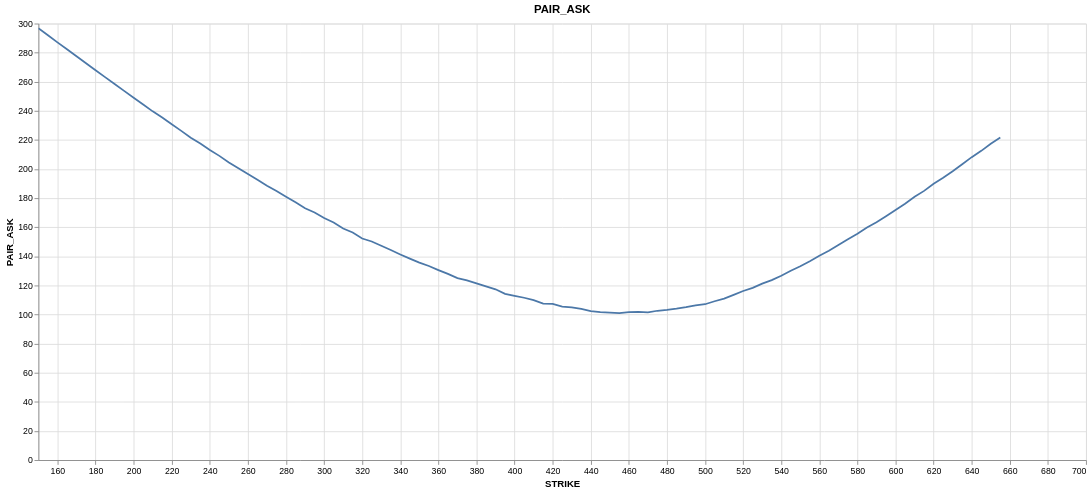

The cell this chart's notebook holds for it:
### Code cell
import altair as alt

chart_pair_ask = plot_frame.plot.line(
    x=alt.X("STRIKE:Q", title="STRIKE"),
    y=alt.Y("PAIR_ASK:Q", title="PAIR_ASK"),
).properties(
    width=1200, height=500,
    title=alt.Title("PAIR_ASK", anchor="middle"),
)

underlying = plot_frame["UNDERLYING_LAST"][0]
# print(underlying)
line = alt.Chart().mark_line().encode(
    x=alt.datum(303.55)
)

chart_pair_ask + line

### Figure 1 — Vega-Lite specification as saved in the notebook (floating-point values rounded to 4 significant figures)
{"config": {"view": {"continuousWidth": 300, "continuousHeight": 300}}, "layer": [{"data": {"name": "data-055b307267b2ba874d040909b0de2022"}, "mark": {"type": "line", "tooltip": true}, "encoding": {"x": {"field": "STRIKE", "title": "STRIKE", "type": "quantitative"}, "y": {"field": "PAIR_ASK", "title": "PAIR_ASK", "type": "quantitative"}}, "name": "view_5709411a0b713675_0", "title": {"text": "PAIR_ASK", "anchor": "middle"}}, {"data": {"name": "empty"}, "mark": {"type": "line"}, "encoding": {"x": {"datum": 303.6}}}], "height": 500, "params": [{"name": "param_1e9efca18e7a2868", "select": {"type": "interval", "encodings": ["x", "y"]}, "bind": "scales", "views": ["view_5709411a0b713675_0"]}], "width": 1200, "$schema": "https://vega.github.io/schema/vega-lite/v6.4.1.json", "datasets": {"data-055b307267b2ba874d040909b0de2022": [{"QUOTE_READTIME": "2021-08-09T16:00:00", "QUOTE_DATE": "2021-08-09T00:00:00", "UNDERLYING_LAST": 442.1, "EXPIRE_DATE": "2023-12-15T00:00:00", "DTE": 858, "C_BID": 289.5, "C_ASK": 294.5, "C_DELTA": 1.0, "STRIKE": 150.0, "STRIKE_DISTANCE": " 292.100000", "P_BID": 1.8, "P_ASK": 2.24, "P_DELTA": -0.01772, "PAIR_ASK": 296.7}, {"QUOTE_READTIME": "2021-08-09T16:00:00", "QUOTE_DATE": "2021-08-09T00:00:00", "UNDERLYING_LAST": 442.1, "EXPIRE_DATE": "2023-12-15T00:00:00", "DTE": 858, "C_BID": 284.5, "C_ASK": 289.5, "C_DELTA": 1.0, "STRIKE": 155.0, "STRIKE_DISTANCE": " 287.100000", "P_BID": 1.89, "P_ASK": 2.42, "P_DELTA": -0.01843, "PAIR_ASK": 291.9}, {"QUOTE_READTIME": "2021-08-09T16:00:00", "QUOTE_DATE": "2021-08-09T00:00:00", "UNDERLYING_LAST": 442.1, "EXPIRE_DATE": "2023-12-15T00:00:00", "DTE": 858, "C_BID": 279.5, "C_ASK": 284.5, "C_DELTA": 1.0, "STRIKE": 160.0, "STRIKE_DISTANCE": " 282.100000", "P_BID": 2.07, "P_ASK": 2.6, "P_DELTA": -0.01987, "PAIR_ASK": 287.1}, {"QUOTE_READTIME": "2021-08-09T16:00:00", "QUOTE_DATE": "2021-08-09T00:00:00", "UNDERLYING_LAST": 442.1, "EXPIRE_DATE": "2023-12-15T00:00:00", "DTE": 858, "C_BID": 274.5, "C_ASK": 279.5, "C_DELTA": 1.0, "STRIKE": 165.0, "STRIKE_DISTANCE": " 277.100000", "P_BID": 2.27, "P_ASK": 2.8, "P_DELTA": -0.02234, "PAIR_ASK": 282.3}, {"QUOTE_READTIME": "2021-08-09T16:00:00", "QUOTE_DATE": "2021-08-09T00:00:00", "UNDERLYING_LAST": 442.1, "EXPIRE_DATE": "2023-12-15T00:00:00", "DTE": 858, "C_BID": 269.5, "C_ASK": 274.5, "C_DELTA": 1.0, "STRIKE": 170.0, "STRIKE_DISTANCE": " 272.100000", "P_BID": 2.47, "P_ASK": 3.01, "P_DELTA": -0.02397, "PAIR_ASK": 277.5}, {"QUOTE_READTIME": "2021-08-09T16:00:00", "QUOTE_DATE": "2021-08-09T00:00:00", "UNDERLYING_LAST": 442.1, "EXPIRE_DATE": "2023-12-15T00:00:00", "DTE": 858, "C_BID": 264.5, "C_ASK": 269.5, "C_DELTA": 1.0, "STRIKE": 175.0, "STRIKE_DISTANCE": " 267.100000", "P_BID": 2.69, "P_ASK": 3.23, "P_DELTA": -0.02617, "PAIR_ASK": 272.7}, {"QUOTE_READTIME": "2021-08-09T16:00:00", "QUOTE_DATE": "2021-08-09T00:00:00", "UNDERLYING_LAST": 442.1, "EXPIRE_DATE": "2023-12-15T00:00:00", "DTE": 858, "C_BID": 259.5, "C_ASK": 264.5, "C_DELTA": 1.0, "STRIKE": 180.0, "STRIKE_DISTANCE": " 262.100000", "P_BID": 3.05, "P_ASK": 3.46, "P_DELTA": -0.02818, "PAIR_ASK": 268.0}, {"QUOTE_READTIME": "2021-08-09T16:00:00", "QUOTE_DATE": "2021-08-09T00:00:00", "UNDERLYING_LAST": 442.1, "EXPIRE_DATE": "2023-12-15T00:00:00", "DTE": 858, "C_BID": 254.5, "C_ASK": 259.5, "C_DELTA": 1.0, "STRIKE": 185.0, "STRIKE_DISTANCE": " 257.100000", "P_BID": 3.25, "P_ASK": 3.71, "P_DELTA": -0.03093, "PAIR_ASK": 263.2}, {"QUOTE_READTIME": "2021-08-09T16:00:00", "QUOTE_DATE": "2021-08-09T00:00:00", "UNDERLYING_LAST": 442.1, "EXPIRE_DATE": "2023-12-15T00:00:00", "DTE": 858, "C_BID": 249.5, "C_ASK": 254.5, "C_DELTA": 1.0, "STRIKE": 190.0, "STRIKE_DISTANCE": " 252.100000", "P_BID": 3.6, "P_ASK": 3.96, "P_DELTA": -0.03347, "PAIR_ASK": 258.5}, {"QUOTE_READTIME": "2021-08-09T16:00:00", "QUOTE_DATE": "2021-08-09T00:00:00", "UNDERLYING_LAST": 442.1, "EXPIRE_DATE": "2023-12-15T00:00:00", "DTE": 858, "C_BID": 244.5, "C_ASK": 249.5, "C_DELTA": 1.0, "STRIKE": 195.0, "STRIKE_DISTANCE": " 247.100000", "P_BID": 3.69, "P_ASK": 4.24, "P_DELTA": -0.03518, "PAIR_ASK": 253.7}, {"QUOTE_READTIME": "2021-08-09T16:00:00", "QUOTE_DATE": "2021-08-09T00:00:00", "UNDERLYING_LAST": 442.1, "EXPIRE_DATE": "2023-12-15T00:00:00", "DTE": 858, "C_BID": 239.5, "C_ASK": 244.5, "C_DELTA": 1.0, "STRIKE": 200.0, "STRIKE_DISTANCE": " 242.100000", "P_BID": 4.0, "P_ASK": 4.53, "P_DELTA": -0.03834, "PAIR_ASK": 249.0}, {"QUOTE_READTIME": "2021-08-09T16:00:00", "QUOTE_DATE": "2021-08-09T00:00:00", "UNDERLYING_LAST": 442.1, "EXPIRE_DATE": "2023-12-15T00:00:00", "DTE": 858, "C_BID": 234.5, "C_ASK": 239.5, "C_DELTA": 1.0, "STRIKE": 205.0, "STRIKE_DISTANCE": " 237.100000", "P_BID": 4.3, "P_ASK": 4.84, "P_DELTA": -0.04064, "PAIR_ASK": 244.3}, {"QUOTE_READTIME": "2021-08-09T16:00:00", "QUOTE_DATE": "2021-08-09T00:00:00", "UNDERLYING_LAST": 442.1, "EXPIRE_DATE": "2023-12-15T00:00:00", "DTE": 858, "C_BID": 229.5, "C_ASK": 234.5, "C_DELTA": 1.0, "STRIKE": 210.0, "STRIKE_DISTANCE": " 232.100000", "P_BID": 4.62, "P_ASK": 5.17, "P_DELTA": -0.04394, "PAIR_ASK": 239.7}, {"QUOTE_READTIME": "2021-08-09T16:00:00", "QUOTE_DATE": "2021-08-09T00:00:00", "UNDERLYING_LAST": 442.1, "EXPIRE_DATE": "2023-12-15T00:00:00", "DTE": 858, "C_BID": 224.5, "C_ASK": 230.0, "C_DELTA": 0.89, "STRIKE": 215.0, "STRIKE_DISTANCE": " 227.100000", "P_BID": 4.95, "P_ASK": 5.5, "P_DELTA": -0.04637, "PAIR_ASK": 235.5}, {"QUOTE_READTIME": "2021-08-09T16:00:00", "QUOTE_DATE": "2021-08-09T00:00:00", "UNDERLYING_LAST": 442.1, "EXPIRE_DATE": "2023-12-15T00:00:00", "DTE": 858, "C_BID": 220.0, "C_ASK": 225.0, "C_DELTA": 0.8924, "STRIKE": 220.0, "STRIKE_DISTANCE": " 222.100000", "P_BID": 5.4, "P_ASK": 5.75, "P_DELTA": -0.04972, "PAIR_ASK": 230.8}, {"QUOTE_READTIME": "2021-08-09T16:00:00", "QUOTE_DATE": "2021-08-09T00:00:00", "UNDERLYING_LAST": 442.1, "EXPIRE_DATE": "2023-12-15T00:00:00", "DTE": 858, "C_BID": 215.0, "C_ASK": 220.0, "C_DELTA": 0.8949, "STRIKE": 225.0, "STRIKE_DISTANCE": " 217.100000", "P_BID": 5.69, "P_ASK": 6.23, "P_DELTA": -0.05334, "PAIR_ASK": 226.2}, {"QUOTE_READTIME": "2021-08-09T16:00:00", "QUOTE_DATE": "2021-08-09T00:00:00", "UNDERLYING_LAST": 442.1, "EXPIRE_DATE": "2023-12-15T00:00:00", "DTE": 858, "C_BID": 210.0, "C_ASK": 215.0, "C_DELTA": 0.8975, "STRIKE": 230.0, "STRIKE_DISTANCE": " 212.100000", "P_BID": 6.09, "P_ASK": 6.59, "P_DELTA": -0.05723, "PAIR_ASK": 221.6}, {"QUOTE_READTIME": "2021-08-09T16:00:00", "QUOTE_DATE": "2021-08-09T00:00:00", "UNDERLYING_LAST": 442.1, "EXPIRE_DATE": "2023-12-15T00:00:00", "DTE": 858, "C_BID": 205.0, "C_ASK": 210.5, "C_DELTA": 0.8985, "STRIKE": 235.0, "STRIKE_DISTANCE": " 207.100000", "P_BID": 6.51, "P_ASK": 7.01, "P_DELTA": -0.06065, "PAIR_ASK": 217.5}, {"QUOTE_READTIME": "2021-08-09T16:00:00", "QUOTE_DATE": "2021-08-09T00:00:00", "UNDERLYING_LAST": 442.1, "EXPIRE_DATE": "2023-12-15T00:00:00", "DTE": 858, "C_BID": 200.5, "C_ASK": 205.5, "C_DELTA": 0.9001, "STRIKE": 240.0, "STRIKE_DISTANCE": " 202.100000", "P_BID": 6.79, "P_ASK": 7.61, "P_DELTA": -0.06509, "PAIR_ASK": 213.1}, {"QUOTE_READTIME": "2021-08-09T16:00:00", "QUOTE_DATE": "2021-08-09T00:00:00", "UNDERLYING_LAST": 442.1, "EXPIRE_DATE": "2023-12-15T00:00:00", "DTE": 858, "C_BID": 196.0, "C_ASK": 201.0, "C_DELTA": 0.8993, "STRIKE": 245.0, "STRIKE_DISTANCE": " 197.100000", "P_BID": 7.28, "P_ASK": 8.07, "P_DELTA": -0.06953, "PAIR_ASK": 209.1}, {"QUOTE_READTIME": "2021-08-09T16:00:00", "QUOTE_DATE": "2021-08-09T00:00:00", "UNDERLYING_LAST": 442.1, "EXPIRE_DATE": "2023-12-15T00:00:00", "DTE": 858, "C_BID": 191.0, "C_ASK": 196.0, "C_DELTA": 0.9015, "STRIKE": 250.0, "STRIKE_DISTANCE": " 192.100000", "P_BID": 7.71, "P_ASK": 8.54, "P_DELTA": -0.07312, "PAIR_ASK": 204.5}, {"QUOTE_READTIME": "2021-08-09T16:00:00", "QUOTE_DATE": "2021-08-09T00:00:00", "UNDERLYING_LAST": 442.1, "EXPIRE_DATE": "2023-12-15T00:00:00", "DTE": 858, "C_BID": 186.5, "C_ASK": 191.5, "C_DELTA": 0.9001, "STRIKE": 255.0, "STRIKE_DISTANCE": " 187.100000", "P_BID": 8.23, "P_ASK": 9.04, "P_DELTA": -0.07852, "PAIR_ASK": 200.5}, {"QUOTE_READTIME": "2021-08-09T16:00:00", "QUOTE_DATE": "2021-08-09T00:00:00", "UNDERLYING_LAST": 442.1, "EXPIRE_DATE": "2023-12-15T00:00:00", "DTE": 858, "C_BID": 182.0, "C_ASK": 187.0, "C_DELTA": 0.8994, "STRIKE": 260.0, "STRIKE_DISTANCE": " 182.100000", "P_BID": 8.79, "P_ASK": 9.56, "P_DELTA": -0.08285, "PAIR_ASK": 196.6}, {"QUOTE_READTIME": "2021-08-09T16:00:00", "QUOTE_DATE": "2021-08-09T00:00:00", "UNDERLYING_LAST": 442.1, "EXPIRE_DATE": "2023-12-15T00:00:00", "DTE": 858, "C_BID": 177.5, "C_ASK": 182.5, "C_DELTA": 0.8972, "STRIKE": 265.0, "STRIKE_DISTANCE": " 177.100000", "P_BID": 9.43, "P_ASK": 10.11, "P_DELTA": -0.08869, "PAIR_ASK": 192.6}, {"QUOTE_READTIME": "2021-08-09T16:00:00", "QUOTE_DATE": "2021-08-09T00:00:00", "UNDERLYING_LAST": 442.1, "EXPIRE_DATE": "2023-12-15T00:00:00", "DTE": 858, "C_BID": 173.0, "C_ASK": 178.0, "C_DELTA": 0.8945, "STRIKE": 270.0, "STRIKE_DISTANCE": " 172.100000", "P_BID": 9.98, "P_ASK": 10.58, "P_DELTA": -0.09284, "PAIR_ASK": 188.6}, {"QUOTE_READTIME": "2021-08-09T16:00:00", "QUOTE_DATE": "2021-08-09T00:00:00", "UNDERLYING_LAST": 442.1, "EXPIRE_DATE": "2023-12-15T00:00:00", "DTE": 858, "C_BID": 168.5, "C_ASK": 173.5, "C_DELTA": 0.8928, "STRIKE": 275.0, "STRIKE_DISTANCE": " 167.100000", "P_BID": 10.63, "P_ASK": 11.45, "P_DELTA": -0.09929, "PAIR_ASK": 184.9}, {"QUOTE_READTIME": "2021-08-09T16:00:00", "QUOTE_DATE": "2021-08-09T00:00:00", "UNDERLYING_LAST": 442.1, "EXPIRE_DATE": "2023-12-15T00:00:00", "DTE": 858, "C_BID": 164.0, "C_ASK": 169.0, "C_DELTA": 0.8896, "STRIKE": 280.0, "STRIKE_DISTANCE": " 162.100000", "P_BID": 11.28, "P_ASK": 12.02, "P_DELTA": -0.1052, "PAIR_ASK": 181.0}, {"QUOTE_READTIME": "2021-08-09T16:00:00", "QUOTE_DATE": "2021-08-09T00:00:00", "UNDERLYING_LAST": 442.1, "EXPIRE_DATE": "2023-12-15T00:00:00", "DTE": 858, "C_BID": 159.5, "C_ASK": 164.5, "C_DELTA": 0.8862, "STRIKE": 285.0, "STRIKE_DISTANCE": " 157.100000", "P_BID": 11.98, "P_ASK": 12.77, "P_DELTA": -0.1115, "PAIR_ASK": 177.3}, {"QUOTE_READTIME": "2021-08-09T16:00:00", "QUOTE_DATE": "2021-08-09T00:00:00", "UNDERLYING_LAST": 442.1, "EXPIRE_DATE": "2023-12-15T00:00:00", "DTE": 858, "C_BID": 155.0, "C_ASK": 160.0, "C_DELTA": 0.8833, "STRIKE": 290.0, "STRIKE_DISTANCE": " 152.100000", "P_BID": 12.68, "P_ASK": 13.08, "P_DELTA": -0.1168, "PAIR_ASK": 173.1}, {"QUOTE_READTIME": "2021-08-09T16:00:00", "QUOTE_DATE": "2021-08-09T00:00:00", "UNDERLYING_LAST": 442.1, "EXPIRE_DATE": "2023-12-15T00:00:00", "DTE": 858, "C_BID": 151.0, "C_ASK": 156.0, "C_DELTA": 0.8756, "STRIKE": 295.0, "STRIKE_DISTANCE": " 147.100000", "P_BID": 13.41, "P_ASK": 14.21, "P_DELTA": -0.1239, "PAIR_ASK": 170.2}, {"QUOTE_READTIME": "2021-08-09T16:00:00", "QUOTE_DATE": "2021-08-09T00:00:00", "UNDERLYING_LAST": 442.1, "EXPIRE_DATE": "2023-12-15T00:00:00", "DTE": 858, "C_BID": 148.0, "C_ASK": 151.5, "C_DELTA": 0.8677, "STRIKE": 300.0, "STRIKE_DISTANCE": " 142.100000", "P_BID": 14.18, "P_ASK": 14.88, "P_DELTA": -0.1301, "PAIR_ASK": 166.4}, {"QUOTE_READTIME": "2021-08-09T16:00:00", "QUOTE_DATE": "2021-08-09T00:00:00", "UNDERLYING_LAST": 442.1, "EXPIRE_DATE": "2023-12-15T00:00:00", "DTE": 858, "C_BID": 142.5, "C_ASK": 147.5, "C_DELTA": 0.8642, "STRIKE": 305.0, "STRIKE_DISTANCE": " 137.100000", "P_BID": 14.97, "P_ASK": 15.78, "P_DELTA": -0.1376, "PAIR_ASK": 163.3}, {"QUOTE_READTIME": "2021-08-09T16:00:00", "QUOTE_DATE": "2021-08-09T00:00:00", "UNDERLYING_LAST": 442.1, "EXPIRE_DATE": "2023-12-15T00:00:00", "DTE": 858, "C_BID": 141.0, "C_ASK": 142.5, "C_DELTA": 0.8521, "STRIKE": 310.0, "STRIKE_DISTANCE": " 132.100000", "P_BID": 15.85, "P_ASK": 16.62, "P_DELTA": -0.1456, "PAIR_ASK": 159.2}, {"QUOTE_READTIME": "2021-08-09T16:00:00", "QUOTE_DATE": "2021-08-09T00:00:00", "UNDERLYING_LAST": 442.1, "EXPIRE_DATE": "2023-12-15T00:00:00", "DTE": 858, "C_BID": 134.0, "C_ASK": 139.0, "C_DELTA": 0.8518, "STRIKE": 315.0, "STRIKE_DISTANCE": " 127.100000", "P_BID": 16.65, "P_ASK": 17.4, "P_DELTA": -0.1526, "PAIR_ASK": 156.4}, {"QUOTE_READTIME": "2021-08-09T16:00:00", "QUOTE_DATE": "2021-08-09T00:00:00", "UNDERLYING_LAST": 442.1, "EXPIRE_DATE": "2023-12-15T00:00:00", "DTE": 858, "C_BID": 132.5, "C_ASK": 134.0, "C_DELTA": 0.8398, "STRIKE": 320.0, "STRIKE_DISTANCE": " 122.100000", "P_BID": 17.53, "P_ASK": 18.31, "P_DELTA": -0.1604, "PAIR_ASK": 152.3}, {"QUOTE_READTIME": "2021-08-09T16:00:00", "QUOTE_DATE": "2021-08-09T00:00:00", "UNDERLYING_LAST": 442.1, "EXPIRE_DATE": "2023-12-15T00:00:00", "DTE": 858, "C_BID": 126.0, "C_ASK": 131.0, "C_DELTA": 0.8353, "STRIKE": 325.0, "STRIKE_DISTANCE": " 117.100000", "P_BID": 18.44, "P_ASK": 19.23, "P_DELTA": -0.1684, "PAIR_ASK": 150.2}, {"QUOTE_READTIME": "2021-08-09T16:00:00", "QUOTE_DATE": "2021-08-09T00:00:00", "UNDERLYING_LAST": 442.1, "EXPIRE_DATE": "2023-12-15T00:00:00", "DTE": 858, "C_BID": 122.0, "C_ASK": 127.0, "C_DELTA": 0.8262, "STRIKE": 330.0, "STRIKE_DISTANCE": " 112.100000", "P_BID": 19.42, "P_ASK": 20.31, "P_DELTA": -0.1775, "PAIR_ASK": 147.3}, {"QUOTE_READTIME": "2021-08-09T16:00:00", "QUOTE_DATE": "2021-08-09T00:00:00", "UNDERLYING_LAST": 442.1, "EXPIRE_DATE": "2023-12-15T00:00:00", "DTE": 858, "C_BID": 118.0, "C_ASK": 123.0, "C_DELTA": 0.8175, "STRIKE": 335.0, "STRIKE_DISTANCE": " 107.100000", "P_BID": 20.43, "P_ASK": 21.36, "P_DELTA": -0.1864, "PAIR_ASK": 144.4}, {"QUOTE_READTIME": "2021-08-09T16:00:00", "QUOTE_DATE": "2021-08-09T00:00:00", "UNDERLYING_LAST": 442.1, "EXPIRE_DATE": "2023-12-15T00:00:00", "DTE": 858, "C_BID": 114.0, "C_ASK": 119.0, "C_DELTA": 0.8089, "STRIKE": 340.0, "STRIKE_DISTANCE": " 102.100000", "P_BID": 21.48, "P_ASK": 22.34, "P_DELTA": -0.195, "PAIR_ASK": 141.3}, {"QUOTE_READTIME": "2021-08-09T16:00:00", "QUOTE_DATE": "2021-08-09T00:00:00", "UNDERLYING_LAST": 442.1, "EXPIRE_DATE": "2023-12-15T00:00:00", "DTE": 858, "C_BID": 110.0, "C_ASK": 115.0, "C_DELTA": 0.7998, "STRIKE": 345.0, "STRIKE_DISTANCE": " 97.100000", "P_BID": 22.56, "P_ASK": 23.44, "P_DELTA": -0.2044, "PAIR_ASK": 138.4}, {"QUOTE_READTIME": "2021-08-09T16:00:00", "QUOTE_DATE": "2021-08-09T00:00:00", "UNDERLYING_LAST": 442.1, "EXPIRE_DATE": "2023-12-15T00:00:00", "DTE": 858, "C_BID": 106.0, "C_ASK": 111.0, "C_DELTA": 0.7895, "STRIKE": 350.0, "STRIKE_DISTANCE": " 92.100000", "P_BID": 23.71, "P_ASK": 24.68, "P_DELTA": -0.2141, "PAIR_ASK": 135.7}, {"QUOTE_READTIME": "2021-08-09T16:00:00", "QUOTE_DATE": "2021-08-09T00:00:00", "UNDERLYING_LAST": 442.1, "EXPIRE_DATE": "2023-12-15T00:00:00", "DTE": 858, "C_BID": 102.5, "C_ASK": 107.5, "C_DELTA": 0.7788, "STRIKE": 355.0, "STRIKE_DISTANCE": " 87.100000", "P_BID": 24.81, "P_ASK": 25.86, "P_DELTA": -0.2242, "PAIR_ASK": 133.4}, {"QUOTE_READTIME": "2021-08-09T16:00:00", "QUOTE_DATE": "2021-08-09T00:00:00", "UNDERLYING_LAST": 442.1, "EXPIRE_DATE": "2023-12-15T00:00:00", "DTE": 858, "C_BID": 98.5, "C_ASK": 103.5, "C_DELTA": 0.7683, "STRIKE": 360.0, "STRIKE_DISTANCE": " 82.100000", "P_BID": 25.99, "P_ASK": 27.07, "P_DELTA": -0.2348, "PAIR_ASK": 130.6}, {"QUOTE_READTIME": "2021-08-09T16:00:00", "QUOTE_DATE": "2021-08-09T00:00:00", "UNDERLYING_LAST": 442.1, "EXPIRE_DATE": "2023-12-15T00:00:00", "DTE": 858, "C_BID": 95.75, "C_ASK": 99.6, "C_DELTA": 0.7558, "STRIKE": 365.0, "STRIKE_DISTANCE": " 77.100000", "P_BID": 27.23, "P_ASK": 28.34, "P_DELTA": -0.2448, "PAIR_ASK": 127.9}, {"QUOTE_READTIME": "2021-08-09T16:00:00", "QUOTE_DATE": "2021-08-09T00:00:00", "UNDERLYING_LAST": 442.1, "EXPIRE_DATE": "2023-12-15T00:00:00", "DTE": 858, "C_BID": 92.06, "C_ASK": 96.0, "C_DELTA": 0.7442, "STRIKE": 370.0, "STRIKE_DISTANCE": " 72.100000", "P_BID": 28.49, "P_ASK": 29.02, "P_DELTA": -0.2554, "PAIR_ASK": 125.0}, {"QUOTE_READTIME": "2021-08-09T16:00:00", "QUOTE_DATE": "2021-08-09T00:00:00", "UNDERLYING_LAST": 442.1, "EXPIRE_DATE": "2023-12-15T00:00:00", "DTE": 858, "C_BID": 88.48, "C_ASK": 92.5, "C_DELTA": 0.7316, "STRIKE": 375.0, "STRIKE_DISTANCE": " 67.100000", "P_BID": 29.81, "P_ASK": 31.01, "P_DELTA": -0.2677, "PAIR_ASK": 123.5}, {"QUOTE_READTIME": "2021-08-09T16:00:00", "QUOTE_DATE": "2021-08-09T00:00:00", "UNDERLYING_LAST": 442.1, "EXPIRE_DATE": "2023-12-15T00:00:00", "DTE": 858, "C_BID": 84.94, "C_ASK": 89.0, "C_DELTA": 0.7198, "STRIKE": 380.0, "STRIKE_DISTANCE": " 62.100000", "P_BID": 31.18, "P_ASK": 32.41, "P_DELTA": -0.2789, "PAIR_ASK": 121.4}, {"QUOTE_READTIME": "2021-08-09T16:00:00", "QUOTE_DATE": "2021-08-09T00:00:00", "UNDERLYING_LAST": 442.1, "EXPIRE_DATE": "2023-12-15T00:00:00", "DTE": 858, "C_BID": 81.46, "C_ASK": 85.5, "C_DELTA": 0.7069, "STRIKE": 385.0, "STRIKE_DISTANCE": " 57.100000", "P_BID": 32.58, "P_ASK": 33.85, "P_DELTA": -0.2906, "PAIR_ASK": 119.3}, {"QUOTE_READTIME": "2021-08-09T16:00:00", "QUOTE_DATE": "2021-08-09T00:00:00", "UNDERLYING_LAST": 442.1, "EXPIRE_DATE": "2023-12-15T00:00:00", "DTE": 858, "C_BID": 78.4, "C_ASK": 82.0, "C_DELTA": 0.6932, "STRIKE": 390.0, "STRIKE_DISTANCE": " 52.100000", "P_BID": 34.04, "P_ASK": 35.36, "P_DELTA": -0.3034, "PAIR_ASK": 117.4}, {"QUOTE_READTIME": "2021-08-09T16:00:00", "QUOTE_DATE": "2021-08-09T00:00:00", "UNDERLYING_LAST": 442.1, "EXPIRE_DATE": "2023-12-15T00:00:00", "DTE": 858, "C_BID": 75.32, "C_ASK": 77.37, "C_DELTA": 0.6808, "STRIKE": 395.0, "STRIKE_DISTANCE": " 47.100000", "P_BID": 35.56, "P_ASK": 36.91, "P_DELTA": -0.3158, "PAIR_ASK": 114.3}, {"QUOTE_READTIME": "2021-08-09T16:00:00", "QUOTE_DATE": "2021-08-09T00:00:00", "UNDERLYING_LAST": 442.1, "EXPIRE_DATE": "2023-12-15T00:00:00", "DTE": 858, "C_BID": 72.02, "C_ASK": 74.85, "C_DELTA": 0.667, "STRIKE": 400.0, "STRIKE_DISTANCE": " 42.100000", "P_BID": 37.14, "P_ASK": 38.04, "P_DELTA": -0.3286, "PAIR_ASK": 112.9}, {"QUOTE_READTIME": "2021-08-09T16:00:00", "QUOTE_DATE": "2021-08-09T00:00:00", "UNDERLYING_LAST": 442.1, "EXPIRE_DATE": "2023-12-15T00:00:00", "DTE": 858, "C_BID": 68.73, "C_ASK": 71.4, "C_DELTA": 0.6522, "STRIKE": 405.0, "STRIKE_DISTANCE": " 37.100000", "P_BID": 38.78, "P_ASK": 40.17, "P_DELTA": -0.3421, "PAIR_ASK": 111.6}, {"QUOTE_READTIME": "2021-08-09T16:00:00", "QUOTE_DATE": "2021-08-09T00:00:00", "UNDERLYING_LAST": 442.1, "EXPIRE_DATE": "2023-12-15T00:00:00", "DTE": 858, "C_BID": 65.43, "C_ASK": 68.09, "C_DELTA": 0.638, "STRIKE": 410.0, "STRIKE_DISTANCE": " 32.100000", "P_BID": 40.45, "P_ASK": 41.88, "P_DELTA": -0.3563, "PAIR_ASK": 110.0}, {"QUOTE_READTIME": "2021-08-09T16:00:00", "QUOTE_DATE": "2021-08-09T00:00:00", "UNDERLYING_LAST": 442.1, "EXPIRE_DATE": "2023-12-15T00:00:00", "DTE": 858, "C_BID": 62.33, "C_ASK": 63.85, "C_DELTA": 0.6237, "STRIKE": 415.0, "STRIKE_DISTANCE": " 27.100000", "P_BID": 42.14, "P_ASK": 43.67, "P_DELTA": -0.3708, "PAIR_ASK": 107.5}, {"QUOTE_READTIME": "2021-08-09T16:00:00", "QUOTE_DATE": "2021-08-09T00:00:00", "UNDERLYING_LAST": 442.1, "EXPIRE_DATE": "2023-12-15T00:00:00", "DTE": 858, "C_BID": 60.0, "C_ASK": 61.75, "C_DELTA": 0.6085, "STRIKE": 420.0, "STRIKE_DISTANCE": " 22.100000", "P_BID": 44.0, "P_ASK": 45.52, "P_DELTA": -0.3854, "PAIR_ASK": 107.3}, {"QUOTE_READTIME": "2021-08-09T16:00:00", "QUOTE_DATE": "2021-08-09T00:00:00", "UNDERLYING_LAST": 442.1, "EXPIRE_DATE": "2023-12-15T00:00:00", "DTE": 858, "C_BID": 56.52, "C_ASK": 58.47, "C_DELTA": 0.593, "STRIKE": 425.0, "STRIKE_DISTANCE": " 17.100000", "P_BID": 45.87, "P_ASK": 47.0, "P_DELTA": -0.4, "PAIR_ASK": 105.5}, {"QUOTE_READTIME": "2021-08-09T16:00:00", "QUOTE_DATE": "2021-08-09T00:00:00", "UNDERLYING_LAST": 442.1, "EXPIRE_DATE": "2023-12-15T00:00:00", "DTE": 858, "C_BID": 53.3, "C_ASK": 55.58, "C_DELTA": 0.5766, "STRIKE": 430.0, "STRIKE_DISTANCE": " 12.100000", "P_BID": 47.83, "P_ASK": 49.41, "P_DELTA": -0.4157, "PAIR_ASK": 105.0}, {"QUOTE_READTIME": "2021-08-09T16:00:00", "QUOTE_DATE": "2021-08-09T00:00:00", "UNDERLYING_LAST": 442.1, "EXPIRE_DATE": "2023-12-15T00:00:00", "DTE": 858, "C_BID": 50.39, "C_ASK": 52.45, "C_DELTA": 0.5603, "STRIKE": 435.0, "STRIKE_DISTANCE": " 7.100000", "P_BID": 49.77, "P_ASK": 51.47, "P_DELTA": -0.431, "PAIR_ASK": 103.9}, {"QUOTE_READTIME": "2021-08-09T16:00:00", "QUOTE_DATE": "2021-08-09T00:00:00", "UNDERLYING_LAST": 442.1, "EXPIRE_DATE": "2023-12-15T00:00:00", "DTE": 858, "C_BID": 48.11, "C_ASK": 48.83, "C_DELTA": 0.5438, "STRIKE": 440.0, "STRIKE_DISTANCE": " 2.100000", "P_BID": 51.85, "P_ASK": 53.59, "P_DELTA": -0.4466, "PAIR_ASK": 102.4}, {"QUOTE_READTIME": "2021-08-09T16:00:00", "QUOTE_DATE": "2021-08-09T00:00:00", "UNDERLYING_LAST": 442.1, "EXPIRE_DATE": "2023-12-15T00:00:00", "DTE": 858, "C_BID": 45.0, "C_ASK": 46.08, "C_DELTA": 0.5265, "STRIKE": 445.0, "STRIKE_DISTANCE": " 2.900000", "P_BID": 54.25, "P_ASK": 55.59, "P_DELTA": -0.463, "PAIR_ASK": 101.7}, {"QUOTE_READTIME": "2021-08-09T16:00:00", "QUOTE_DATE": "2021-08-09T00:00:00", "UNDERLYING_LAST": 442.1, "EXPIRE_DATE": "2023-12-15T00:00:00", "DTE": 858, "C_BID": 42.36, "C_ASK": 43.25, "C_DELTA": 0.5098, "STRIKE": 450.0, "STRIKE_DISTANCE": " 7.900000", "P_BID": 56.5, "P_ASK": 58.1, "P_DELTA": -0.4793, "PAIR_ASK": 101.3}, {"QUOTE_READTIME": "2021-08-09T16:00:00", "QUOTE_DATE": "2021-08-09T00:00:00", "UNDERLYING_LAST": 442.1, "EXPIRE_DATE": "2023-12-15T00:00:00", "DTE": 858, "C_BID": 39.55, "C_ASK": 40.6, "C_DELTA": 0.4925, "STRIKE": 455.0, "STRIKE_DISTANCE": " 12.900000", "P_BID": 58.38, "P_ASK": 60.42, "P_DELTA": -0.4975, "PAIR_ASK": 101.0}, {"QUOTE_READTIME": "2021-08-09T16:00:00", "QUOTE_DATE": "2021-08-09T00:00:00", "UNDERLYING_LAST": 442.1, "EXPIRE_DATE": "2023-12-15T00:00:00", "DTE": 858, "C_BID": 37.07, "C_ASK": 38.89, "C_DELTA": 0.475, "STRIKE": 460.0, "STRIKE_DISTANCE": " 17.900000", "P_BID": 60.75, "P_ASK": 62.86, "P_DELTA": -0.5142, "PAIR_ASK": 101.8}, {"QUOTE_READTIME": "2021-08-09T16:00:00", "QUOTE_DATE": "2021-08-09T00:00:00", "UNDERLYING_LAST": 442.1, "EXPIRE_DATE": "2023-12-15T00:00:00", "DTE": 858, "C_BID": 34.57, "C_ASK": 36.4, "C_DELTA": 0.4576, "STRIKE": 465.0, "STRIKE_DISTANCE": " 22.900000", "P_BID": 63.21, "P_ASK": 65.4, "P_DELTA": -0.532, "PAIR_ASK": 101.8}, {"QUOTE_READTIME": "2021-08-09T16:00:00", "QUOTE_DATE": "2021-08-09T00:00:00", "UNDERLYING_LAST": 442.1, "EXPIRE_DATE": "2023-12-15T00:00:00", "DTE": 858, "C_BID": 32.34, "C_ASK": 33.46, "C_DELTA": 0.4393, "STRIKE": 470.0, "STRIKE_DISTANCE": " 27.900000", "P_BID": 65.72, "P_ASK": 68.06, "P_DELTA": -0.5498, "PAIR_ASK": 101.5}, {"QUOTE_READTIME": "2021-08-09T16:00:00", "QUOTE_DATE": "2021-08-09T00:00:00", "UNDERLYING_LAST": 442.1, "EXPIRE_DATE": "2023-12-15T00:00:00", "DTE": 858, "C_BID": 30.1, "C_ASK": 31.82, "C_DELTA": 0.4221, "STRIKE": 475.0, "STRIKE_DISTANCE": " 32.900000", "P_BID": 68.38, "P_ASK": 70.8, "P_DELTA": -0.5672, "PAIR_ASK": 102.6}, {"QUOTE_READTIME": "2021-08-09T16:00:00", "QUOTE_DATE": "2021-08-09T00:00:00", "UNDERLYING_LAST": 442.1, "EXPIRE_DATE": "2023-12-15T00:00:00", "DTE": 858, "C_BID": 27.95, "C_ASK": 29.6, "C_DELTA": 0.4038, "STRIKE": 480.0, "STRIKE_DISTANCE": " 37.900000", "P_BID": 71.12, "P_ASK": 73.64, "P_DELTA": -0.5854, "PAIR_ASK": 103.2}, {"QUOTE_READTIME": "2021-08-09T16:00:00", "QUOTE_DATE": "2021-08-09T00:00:00", "UNDERLYING_LAST": 442.1, "EXPIRE_DATE": "2023-12-15T00:00:00", "DTE": 858, "C_BID": 25.97, "C_ASK": 27.47, "C_DELTA": 0.386, "STRIKE": 485.0, "STRIKE_DISTANCE": " 42.900000", "P_BID": 74.0, "P_ASK": 76.57, "P_DELTA": -0.6027, "PAIR_ASK": 104.0}, {"QUOTE_READTIME": "2021-08-09T16:00:00", "QUOTE_DATE": "2021-08-09T00:00:00", "UNDERLYING_LAST": 442.1, "EXPIRE_DATE": "2023-12-15T00:00:00", "DTE": 858, "C_BID": 24.06, "C_ASK": 25.48, "C_DELTA": 0.3686, "STRIKE": 490.0, "STRIKE_DISTANCE": " 47.900000", "P_BID": 76.92, "P_ASK": 79.6, "P_DELTA": -0.6211, "PAIR_ASK": 105.1}, {"QUOTE_READTIME": "2021-08-09T16:00:00", "QUOTE_DATE": "2021-08-09T00:00:00", "UNDERLYING_LAST": 442.1, "EXPIRE_DATE": "2023-12-15T00:00:00", "DTE": 858, "C_BID": 22.19, "C_ASK": 23.64, "C_DELTA": 0.35, "STRIKE": 495.0, "STRIKE_DISTANCE": " 52.900000", "P_BID": 79.9, "P_ASK": 82.73, "P_DELTA": -0.6389, "PAIR_ASK": 106.4}, {"QUOTE_READTIME": "2021-08-09T16:00:00", "QUOTE_DATE": "2021-08-09T00:00:00", "UNDERLYING_LAST": 442.1, "EXPIRE_DATE": "2023-12-15T00:00:00", "DTE": 858, "C_BID": 20.9, "C_ASK": 21.15, "C_DELTA": 0.3325, "STRIKE": 500.0, "STRIKE_DISTANCE": " 57.900000", "P_BID": 83.06, "P_ASK": 85.96, "P_DELTA": -0.6571, "PAIR_ASK": 107.1}, {"QUOTE_READTIME": "2021-08-09T16:00:00", "QUOTE_DATE": "2021-08-09T00:00:00", "UNDERLYING_LAST": 442.1, "EXPIRE_DATE": "2023-12-15T00:00:00", "DTE": 858, "C_BID": 18.91, "C_ASK": 19.8, "C_DELTA": 0.3141, "STRIKE": 505.0, "STRIKE_DISTANCE": " 62.900000", "P_BID": 86.28, "P_ASK": 89.33, "P_DELTA": -0.6744, "PAIR_ASK": 109.1}, {"QUOTE_READTIME": "2021-08-09T16:00:00", "QUOTE_DATE": "2021-08-09T00:00:00", "UNDERLYING_LAST": 442.1, "EXPIRE_DATE": "2023-12-15T00:00:00", "DTE": 858, "C_BID": 17.37, "C_ASK": 18.0, "C_DELTA": 0.2969, "STRIKE": 510.0, "STRIKE_DISTANCE": " 67.900000", "P_BID": 88.98, "P_ASK": 93.0, "P_DELTA": -0.6938, "PAIR_ASK": 111.0}, {"QUOTE_READTIME": "2021-08-09T16:00:00", "QUOTE_DATE": "2021-08-09T00:00:00", "UNDERLYING_LAST": 442.1, "EXPIRE_DATE": "2023-12-15T00:00:00", "DTE": 858, "C_BID": 15.96, "C_ASK": 17.05, "C_DELTA": 0.2819, "STRIKE": 515.0, "STRIKE_DISTANCE": " 72.900000", "P_BID": 92.42, "P_ASK": 96.5, "P_DELTA": -0.7109, "PAIR_ASK": 113.5}, {"QUOTE_READTIME": "2021-08-09T16:00:00", "QUOTE_DATE": "2021-08-09T00:00:00", "UNDERLYING_LAST": 442.1, "EXPIRE_DATE": "2023-12-15T00:00:00", "DTE": 858, "C_BID": 14.63, "C_ASK": 15.69, "C_DELTA": 0.2662, "STRIKE": 520.0, "STRIKE_DISTANCE": " 77.900000", "P_BID": 95.96, "P_ASK": 100.5, "P_DELTA": -0.7263, "PAIR_ASK": 116.2}, {"QUOTE_READTIME": "2021-08-09T16:00:00", "QUOTE_DATE": "2021-08-09T00:00:00", "UNDERLYING_LAST": 442.1, "EXPIRE_DATE": "2023-12-15T00:00:00", "DTE": 858, "C_BID": 13.43, "C_ASK": 14.39, "C_DELTA": 0.2505, "STRIKE": 525.0, "STRIKE_DISTANCE": " 82.900000", "P_BID": 99.0, "P_ASK": 104.0, "P_DELTA": -0.7464, "PAIR_ASK": 118.4}, {"QUOTE_READTIME": "2021-08-09T16:00:00", "QUOTE_DATE": "2021-08-09T00:00:00", "UNDERLYING_LAST": 442.1, "EXPIRE_DATE": "2023-12-15T00:00:00", "DTE": 858, "C_BID": 12.26, "C_ASK": 13.23, "C_DELTA": 0.2349, "STRIKE": 530.0, "STRIKE_DISTANCE": " 87.900000", "P_BID": 103.0, "P_ASK": 108.0, "P_DELTA": -0.7598, "PAIR_ASK": 121.2}, {"QUOTE_READTIME": "2021-08-09T16:00:00", "QUOTE_DATE": "2021-08-09T00:00:00", "UNDERLYING_LAST": 442.1, "EXPIRE_DATE": "2023-12-15T00:00:00", "DTE": 858, "C_BID": 11.25, "C_ASK": 12.16, "C_DELTA": 0.2209, "STRIKE": 535.0, "STRIKE_DISTANCE": " 92.900000", "P_BID": 106.5, "P_ASK": 111.5, "P_DELTA": -0.7788, "PAIR_ASK": 123.7}, {"QUOTE_READTIME": "2021-08-09T16:00:00", "QUOTE_DATE": "2021-08-09T00:00:00", "UNDERLYING_LAST": 442.1, "EXPIRE_DATE": "2023-12-15T00:00:00", "DTE": 858, "C_BID": 10.3, "C_ASK": 11.2, "C_DELTA": 0.2072, "STRIKE": 540.0, "STRIKE_DISTANCE": " 97.900000", "P_BID": 110.5, "P_ASK": 115.5, "P_DELTA": -0.7938, "PAIR_ASK": 126.7}, {"QUOTE_READTIME": "2021-08-09T16:00:00", "QUOTE_DATE": "2021-08-09T00:00:00", "UNDERLYING_LAST": 442.1, "EXPIRE_DATE": "2023-12-15T00:00:00", "DTE": 858, "C_BID": 9.39, "C_ASK": 10.18, "C_DELTA": 0.1937, "STRIKE": 545.0, "STRIKE_DISTANCE": " 102.900000", "P_BID": 115.0, "P_ASK": 120.0, "P_DELTA": -0.8028, "PAIR_ASK": 130.2}, {"QUOTE_READTIME": "2021-08-09T16:00:00", "QUOTE_DATE": "2021-08-09T00:00:00", "UNDERLYING_LAST": 442.1, "EXPIRE_DATE": "2023-12-15T00:00:00", "DTE": 858, "C_BID": 8.59, "C_ASK": 9.2, "C_DELTA": 0.1805, "STRIKE": 550.0, "STRIKE_DISTANCE": " 107.900000", "P_BID": 119.0, "P_ASK": 124.0, "P_DELTA": -0.8182, "PAIR_ASK": 133.2}, {"QUOTE_READTIME": "2021-08-09T16:00:00", "QUOTE_DATE": "2021-08-09T00:00:00", "UNDERLYING_LAST": 442.1, "EXPIRE_DATE": "2023-12-15T00:00:00", "DTE": 858, "C_BID": 7.85, "C_ASK": 8.65, "C_DELTA": 0.1701, "STRIKE": 555.0, "STRIKE_DISTANCE": " 112.900000", "P_BID": 123.0, "P_ASK": 128.0, "P_DELTA": -0.8335, "PAIR_ASK": 136.7}, {"QUOTE_READTIME": "2021-08-09T16:00:00", "QUOTE_DATE": "2021-08-09T00:00:00", "UNDERLYING_LAST": 442.1, "EXPIRE_DATE": "2023-12-15T00:00:00", "DTE": 858, "C_BID": 7.13, "C_ASK": 7.94, "C_DELTA": 0.1582, "STRIKE": 560.0, "STRIKE_DISTANCE": " 117.900000", "P_BID": 127.5, "P_ASK": 132.5, "P_DELTA": -0.8422, "PAIR_ASK": 140.4}, {"QUOTE_READTIME": "2021-08-09T16:00:00", "QUOTE_DATE": "2021-08-09T00:00:00", "UNDERLYING_LAST": 442.1, "EXPIRE_DATE": "2023-12-15T00:00:00", "DTE": 858, "C_BID": 6.5, "C_ASK": 7.34, "C_DELTA": 0.1481, "STRIKE": 565.0, "STRIKE_DISTANCE": " 122.900000", "P_BID": 131.5, "P_ASK": 136.5, "P_DELTA": -0.8592, "PAIR_ASK": 143.8}, {"QUOTE_READTIME": "2021-08-09T16:00:00", "QUOTE_DATE": "2021-08-09T00:00:00", "UNDERLYING_LAST": 442.1, "EXPIRE_DATE": "2023-12-15T00:00:00", "DTE": 858, "C_BID": 5.92, "C_ASK": 6.87, "C_DELTA": 0.1389, "STRIKE": 570.0, "STRIKE_DISTANCE": " 127.900000", "P_BID": 136.0, "P_ASK": 141.0, "P_DELTA": -0.8683, "PAIR_ASK": 147.9}, {"QUOTE_READTIME": "2021-08-09T16:00:00", "QUOTE_DATE": "2021-08-09T00:00:00", "UNDERLYING_LAST": 442.1, "EXPIRE_DATE": "2023-12-15T00:00:00", "DTE": 858, "C_BID": 5.41, "C_ASK": 6.25, "C_DELTA": 0.1294, "STRIKE": 575.0, "STRIKE_DISTANCE": " 132.900000", "P_BID": 140.5, "P_ASK": 145.5, "P_DELTA": -0.878, "PAIR_ASK": 151.8}, {"QUOTE_READTIME": "2021-08-09T16:00:00", "QUOTE_DATE": "2021-08-09T00:00:00", "UNDERLYING_LAST": 442.1, "EXPIRE_DATE": "2023-12-15T00:00:00", "DTE": 858, "C_BID": 4.94, "C_ASK": 5.6, "C_DELTA": 0.1196, "STRIKE": 580.0, "STRIKE_DISTANCE": " 137.900000", "P_BID": 145.0, "P_ASK": 150.0, "P_DELTA": -0.8875, "PAIR_ASK": 155.6}, {"QUOTE_READTIME": "2021-08-09T16:00:00", "QUOTE_DATE": "2021-08-09T00:00:00", "UNDERLYING_LAST": 442.1, "EXPIRE_DATE": "2023-12-15T00:00:00", "DTE": 858, "C_BID": 4.38, "C_ASK": 5.39, "C_DELTA": 0.1127, "STRIKE": 585.0, "STRIKE_DISTANCE": " 142.900000", "P_BID": 149.5, "P_ASK": 154.5, "P_DELTA": -0.8976, "PAIR_ASK": 159.9}, {"QUOTE_READTIME": "2021-08-09T16:00:00", "QUOTE_DATE": "2021-08-09T00:00:00", "UNDERLYING_LAST": 442.1, "EXPIRE_DATE": "2023-12-15T00:00:00", "DTE": 858, "C_BID": 4.25, "C_ASK": 4.4, "C_DELTA": 0.1022, "STRIKE": 590.0, "STRIKE_DISTANCE": " 147.900000", "P_BID": 154.0, "P_ASK": 159.0, "P_DELTA": -0.9082, "PAIR_ASK": 163.4}, {"QUOTE_READTIME": "2021-08-09T16:00:00", "QUOTE_DATE": "2021-08-09T00:00:00", "UNDERLYING_LAST": 442.1, "EXPIRE_DATE": "2023-12-15T00:00:00", "DTE": 858, "C_BID": 3.84, "C_ASK": 4.1, "C_DELTA": 0.09498, "STRIKE": 595.0, "STRIKE_DISTANCE": " 152.900000", "P_BID": 158.5, "P_ASK": 163.5, "P_DELTA": -0.9185, "PAIR_ASK": 167.6}, {"QUOTE_READTIME": "2021-08-09T16:00:00", "QUOTE_DATE": "2021-08-09T00:00:00", "UNDERLYING_LAST": 442.1, "EXPIRE_DATE": "2023-12-15T00:00:00", "DTE": 858, "C_BID": 3.67, "C_ASK": 3.9, "C_DELTA": 0.09053, "STRIKE": 600.0, "STRIKE_DISTANCE": " 157.900000", "P_BID": 163.0, "P_ASK": 168.0, "P_DELTA": -0.9291, "PAIR_ASK": 171.9}, {"QUOTE_READTIME": "2021-08-09T16:00:00", "QUOTE_DATE": "2021-08-09T00:00:00", "UNDERLYING_LAST": 442.1, "EXPIRE_DATE": "2023-12-15T00:00:00", "DTE": 858, "C_BID": 3.23, "C_ASK": 3.73, "C_DELTA": 0.08484, "STRIKE": 605.0, "STRIKE_DISTANCE": " 162.900000", "P_BID": 167.5, "P_ASK": 172.5, "P_DELTA": -0.9413, "PAIR_ASK": 176.2}, {"QUOTE_READTIME": "2021-08-09T16:00:00", "QUOTE_DATE": "2021-08-09T00:00:00", "UNDERLYING_LAST": 442.1, "EXPIRE_DATE": "2023-12-15T00:00:00", "DTE": 858, "C_BID": 2.94, "C_ASK": 3.43, "C_DELTA": 0.07889, "STRIKE": 610.0, "STRIKE_DISTANCE": " 167.900000", "P_BID": 172.5, "P_ASK": 177.5, "P_DELTA": -0.9422, "PAIR_ASK": 180.9}, {"QUOTE_READTIME": "2021-08-09T16:00:00", "QUOTE_DATE": "2021-08-09T00:00:00", "UNDERLYING_LAST": 442.1, "EXPIRE_DATE": "2023-12-15T00:00:00", "DTE": 858, "C_BID": 2.68, "C_ASK": 3.0, "C_DELTA": 0.07212, "STRIKE": 615.0, "STRIKE_DISTANCE": " 172.900000", "P_BID": 177.0, "P_ASK": 182.0, "P_DELTA": -0.9541, "PAIR_ASK": 185.0}, {"QUOTE_READTIME": "2021-08-09T16:00:00", "QUOTE_DATE": "2021-08-09T00:00:00", "UNDERLYING_LAST": 442.1, "EXPIRE_DATE": "2023-12-15T00:00:00", "DTE": 858, "C_BID": 2.46, "C_ASK": 2.94, "C_DELTA": 0.06778, "STRIKE": 620.0, "STRIKE_DISTANCE": " 177.900000", "P_BID": 182.0, "P_ASK": 187.0, "P_DELTA": -0.9551, "PAIR_ASK": 189.9}, {"QUOTE_READTIME": "2021-08-09T16:00:00", "QUOTE_DATE": "2021-08-09T00:00:00", "UNDERLYING_LAST": 442.1, "EXPIRE_DATE": "2023-12-15T00:00:00", "DTE": 858, "C_BID": 2.3, "C_ASK": 2.56, "C_DELTA": 0.06288, "STRIKE": 625.0, "STRIKE_DISTANCE": " 182.900000", "P_BID": 186.5, "P_ASK": 191.5, "P_DELTA": -0.9689, "PAIR_ASK": 194.1}, {"QUOTE_READTIME": "2021-08-09T16:00:00", "QUOTE_DATE": "2021-08-09T00:00:00", "UNDERLYING_LAST": 442.1, "EXPIRE_DATE": "2023-12-15T00:00:00", "DTE": 858, "C_BID": 2.31, "C_ASK": 2.52, "C_DELTA": 0.06115, "STRIKE": 630.0, "STRIKE_DISTANCE": " 187.900000", "P_BID": 191.0, "P_ASK": 196.0, "P_DELTA": -0.9869, "PAIR_ASK": 198.5}, {"QUOTE_READTIME": "2021-08-09T16:00:00", "QUOTE_DATE": "2021-08-09T00:00:00", "UNDERLYING_LAST": 442.1, "EXPIRE_DATE": "2023-12-15T00:00:00", "DTE": 858, "C_BID": 1.86, "C_ASK": 2.34, "C_DELTA": 0.05479, "STRIKE": 635.0, "STRIKE_DISTANCE": " 192.900000", "P_BID": 196.0, "P_ASK": 201.0, "P_DELTA": -0.9872, "PAIR_ASK": 203.3}, {"QUOTE_READTIME": "2021-08-09T16:00:00", "QUOTE_DATE": "2021-08-09T00:00:00", "UNDERLYING_LAST": 442.1, "EXPIRE_DATE": "2023-12-15T00:00:00", "DTE": 858, "C_BID": 1.7, "C_ASK": 2.18, "C_DELTA": 0.05097, "STRIKE": 640.0, "STRIKE_DISTANCE": " 197.900000", "P_BID": 201.0, "P_ASK": 206.0, "P_DELTA": -0.9869, "PAIR_ASK": 208.2}, {"QUOTE_READTIME": "2021-08-09T16:00:00", "QUOTE_DATE": "2021-08-09T00:00:00", "UNDERLYING_LAST": 442.1, "EXPIRE_DATE": "2023-12-15T00:00:00", "DTE": 858, "C_BID": 1.65, "C_ASK": 2.03, "C_DELTA": 0.04906, "STRIKE": 645.0, "STRIKE_DISTANCE": " 202.900000", "P_BID": 205.5, "P_ASK": 210.5, "P_DELTA": -0.9863, "PAIR_ASK": 212.5}, {"QUOTE_READTIME": "2021-08-09T16:00:00", "QUOTE_DATE": "2021-08-09T00:00:00", "UNDERLYING_LAST": 442.1, "EXPIRE_DATE": "2023-12-15T00:00:00", "DTE": 858, "C_BID": 1.75, "C_ASK": 1.92, "C_DELTA": 0.04779, "STRIKE": 650.0, "STRIKE_DISTANCE": " 207.900000", "P_BID": 210.5, "P_ASK": 215.5, "P_DELTA": -0.9867, "PAIR_ASK": 217.4}, {"QUOTE_READTIME": "2021-08-09T16:00:00", "QUOTE_DATE": "2021-08-09T00:00:00", "UNDERLYING_LAST": 442.1, "EXPIRE_DATE": "2023-12-15T00:00:00", "DTE": 858, "C_BID": 1.6, "C_ASK": 1.65, "C_DELTA": 0.04389, "STRIKE": 655.0, "STRIKE_DISTANCE": " 212.900000", "P_BID": 215.5, "P_ASK": 220.0, "P_DELTA": -0.9867, "PAIR_ASK": 221.7}], "empty": [{}]}}
